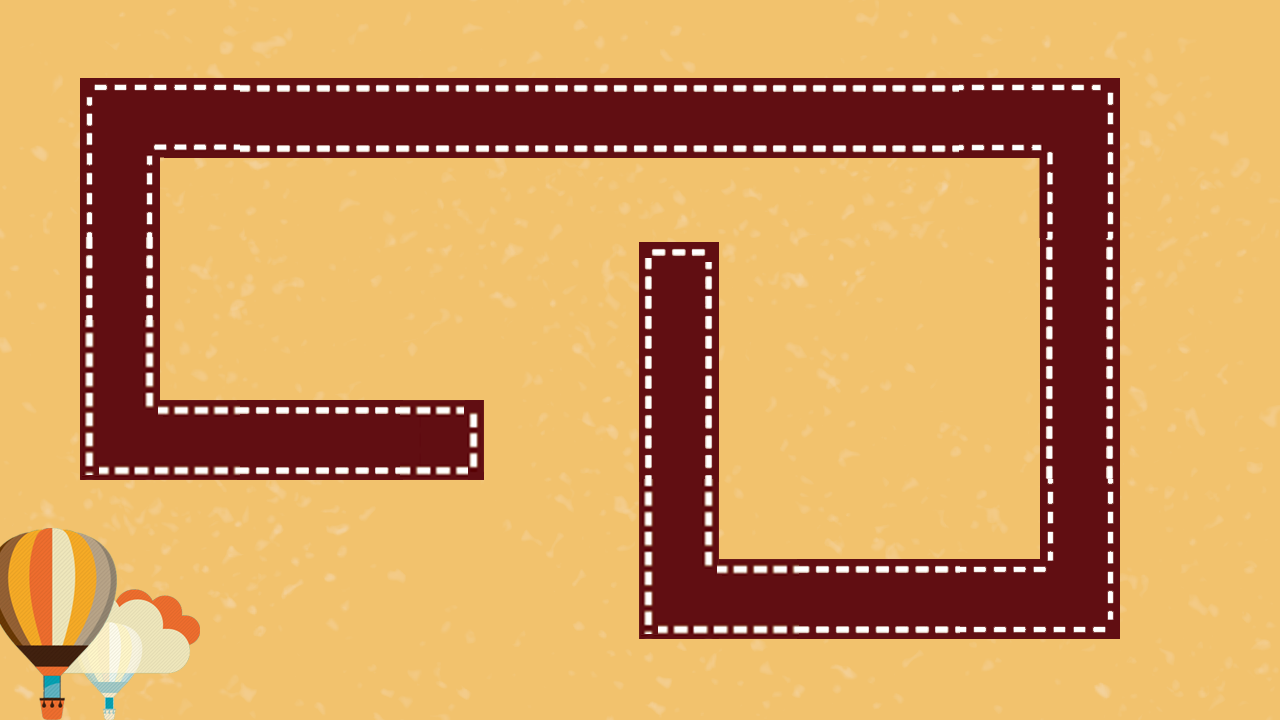

A level layout from a 2D game, rendered from its tile map. Below: a short description, then the map file with tile-grid data replaced by summaries:
An orthogonal 16x9 tile map with 80x80 px tiles, 1 tile layer (块层 1) and 36 objects (enemy, baby, assistant).

<map version="1.0" orientation="orthogonal" width="16" height="9" tilewidth="80" tileheight="80">
 <tileset firstgid="1" name="5" tilewidth="80" tileheight="80">
  <image source="5.png" width="1280" height="720" />
 </tileset>
 <layer name="块层 1" width="16" height="9">
  <data>[144 cells, 144 non-empty, 144 distinct tile ids]</data>
 </layer>
 <objectgroup name="people" width="16" height="9">
  <object name="enemy" x="400" y="400" width="80" height="80" />
  <object name="baby" x="640" y="160" width="80" height="80" />
  <object name="assistant" x="665" y="243" width="27" height="34" />
 </objectgroup>
 <objectgroup name="barrier" width="16" height="9">
  <object x="160" y="400" width="320" />
  <object x="480" y="400" height="80" />
  <object x="80" y="480" width="400" />
  <object x="80" y="80" height="400" />
  <object x="160" y="160" height="240" />
  <object x="160" y="160" width="880" />
  <object x="1040" y="160" height="400" />
  <object x="80" y="80" width="1040" />
  <object x="1120" y="80" height="560" />
  <object x="640" y="640" width="480" />
  <object x="640" y="160" height="480" />
  <object x="720" y="160" height="400" />
  <object x="720" y="560" width="320" />
 </objectgroup>
 <objectgroup name="road" width="16" height="9">
  <object x="119" y="401" width="359" height="76">
   <properties>
    <property name="direction" value="left" />
   </properties>
  </object>
  <object x="81" y="119" width="79" height="360">
   <properties>
    <property name="direction" value="up" />
   </properties>
  </object>
  <object x="81" y="77" width="999" height="83">
   <properties>
    <property name="direction" value="right" />
   </properties>
  </object>
  <object x="1044" y="75" width="73" height="528">
   <properties>
    <property name="direction" value="down" />
   </properties>
  </object>
  <object x="680" y="559" width="436" height="80">
   <properties>
    <property name="direction" value="left" />
   </properties>
  </object>
  <object x="643" y="241" width="77" height="399">
   <properties>
    <property name="direction" value="up" />
   </properties>
  </object>
 </objectgroup>
 <objectgroup name="tower" width="16" height="9">
  <object x="320" y="320" width="80" height="80">
   <properties>
    <property name="type" value="4,5,6" />
   </properties>
  </object>
  <object x="160" y="480" width="80" height="80">
   <properties>
    <property name="type" value="4,5,6" />
   </properties>
  </object>
  <object x="160" y="160" width="80" height="80">
   <properties>
    <property name="type" value="4,5,6" />
   </properties>
  </object>
  <object x="560" y="160" width="80" height="80">
   <properties>
    <property name="type" value="4,5,6" />
   </properties>
  </object>
  <object x="320" y="160" width="80" height="80">
   <properties>
    <property name="type" value="4,5,6" />
   </properties>
  </object>
  <object x="800" y="160" width="80" height="80">
   <properties>
    <property name="type" value="4,5,6" />
   </properties>
  </object>
  <object x="960" y="320" width="80" height="80">
   <properties>
    <property name="type" value="4,5,6" />
   </properties>
  </object>
  <object x="960" y="480" width="80" height="80">
   <properties>
    <property name="type" value="4,5,6" />
   </properties>
  </object>
  <object x="1120" y="400" width="80" height="80">
   <properties>
    <property name="type" value="4,5,6" />
   </properties>
  </object>
  <object x="1120" y="320" width="80" height="80">
   <properties>
    <property name="type" value="4,5,6" />
   </properties>
  </object>
  <object x="1120" y="560" width="80" height="80">
   <properties>
    <property name="type" value="4,5,6" />
   </properties>
  </object>
  <object x="880" y="480" width="80" height="80">
   <properties>
    <property name="type" value="4,5,6" />
   </properties>
  </object>
  <object x="560" y="560" width="80" height="80">
   <properties>
    <property name="type" value="4,5,6" />
   </properties>
  </object>
  <object x="560" y="400" width="80" height="80">
   <properties>
    <property name="type" value="4,5,6" />
   </properties>
  </object>
 </objectgroup>
</map>
